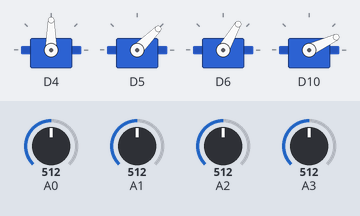
A sketch run on a simulated Arduino Zero (SAMD21). Parts: 4 × servo. The test bench sets the inputs (shaded band); at power-on: A0 = 512, A1 = 512, A3 = 512, A2 = 512.

Above: at 1.2 s.
1.3 s: A0 set to 427
2.8 s: A0 set to 394
At 3.6 s:
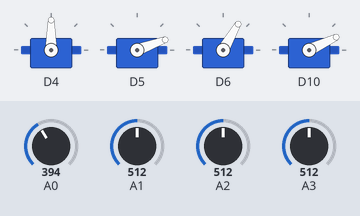
4.6 s: A1 set to 427
6.1 s: A1 set to 395
At 6.57 s:
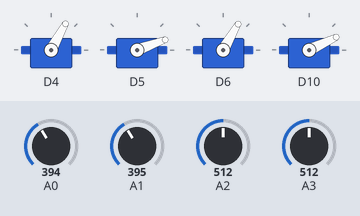
At 8.1 s:
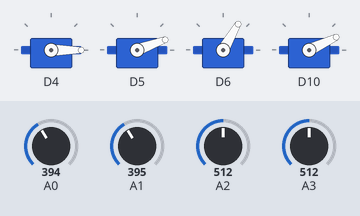
9.1 s: A3 set to 598
10.6 s: A3 set to 631
At 12.0 s:
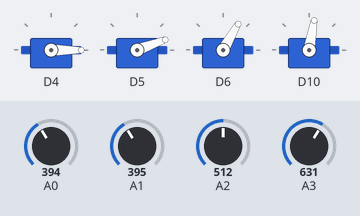
Timing chart, 0 to 13.6 s (numbered marks = the images above; inputs shaded):
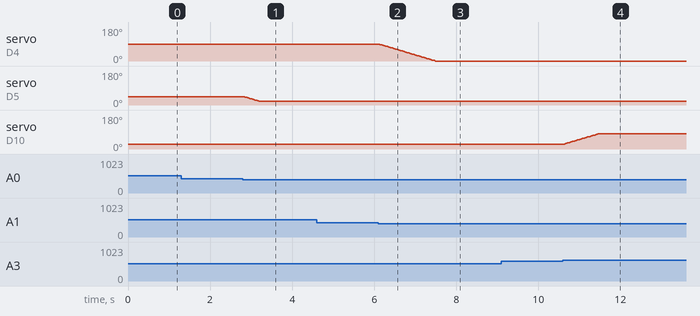

The sketch:

MeArm-joystick.ino
```cpp
/*
 * MeArm Joystick - This example demonstrates the working of MeArm robotic arm
   using ZeroDriver. The MeArm is controlled using two joysticks.

 * Reference: https://codebender.cc/sketch:169809#MeArm_Joy_NoLCD.ino

 * Author : Electronut Labs
 * Website  : electronut.in
*/

#include <Servo.h>

#define XPOS 0
#define YPOS 1

const int SERVOS = 4;
const int ACC = 10; // the accurancy of the potentiometer value before idle starts counting
int PIN[SERVOS], value[SERVOS], idle[SERVOS], currentAngle[SERVOS], MIN[SERVOS], MAX[SERVOS], INITANGLE[SERVOS], previousAngle[SERVOS],ANA[SERVOS];
Servo myservo[SERVOS];

void setup()   {
  SerialUSB.begin(57600);
  //Middle Servo
  PIN[0] = 4;
  MIN[0] = 0;
  MAX[0] = 180;
  INITANGLE[0] = 90;
  ANA[0] = 1;
  //Left Side
  PIN[1] = 5;
  MIN[1] = 20;
  MAX[1] = 170;
  INITANGLE[1] = 45;
  ANA[1] = 0;
  //Right Side
  PIN[2] = 6;
  MIN[2] = 30;
  MAX[2] = 150;
  INITANGLE[2] = 60;
  ANA[2] = 2;
  //Claw Servo
  PIN[3] = 10;
  MIN[3] = 0;
  MAX[3] = 80;
  INITANGLE[3] = 25;
  ANA[3] = 3;

  for (int i = 0; i < SERVOS; i++) {
    myservo[i].attach(PIN[i]);
    myservo[i].write(INITANGLE[i]);
    value[i] = 0;
    idle[i] = 0;
    previousAngle[i]=INITANGLE[i];
  }
}

void loop() {
  // Delay function to slow movement of arm down
  delay(15);
  for (int i = 0; i < SERVOS; i++) {
    // read analog values from joysticks.
    value[i] = analogRead(ANA[i]);
    // read current position of each servo.
    currentAngle[i] = myservo[i].read();

    if (value[i] > 612) {
      idle[i] = 0;
      // if current position less than maximum position, increment position.
      if (currentAngle[i] < MAX[i])
        ++currentAngle[i];
      if (!myservo[i].attached()) {
        myservo[i].attach(PIN[i]);
      }
      // set servos to the desired position.
      myservo[i].write(currentAngle[i]);
    }
    else if (value[i] < 412) {
      idle[i] = 0;
      // if current position greater than maximum position, decrement position.
      if (currentAngle[i] > MIN[i]) --currentAngle[i];
      if (!myservo[i].attached()) {
        myservo[i].attach(PIN[i]);
      }
      // set servos to the desired position.
      myservo[i].write(currentAngle[i]);
    }
    else {
      ++idle[i];
    }
    if (idle[i] > 100) {
      myservo[i].detach();
      idle[i] = 0;
    }
  }
}
```

Measured:
- the behaviour switches between 412 and 411 on A0 (found by bisection; images 0 and 1)
- the behaviour switches between 412 and 411 on A1 (found by bisection; images 1 and 2)
- the behaviour switches between 612 and 613 on A3 (found by bisection; images 3 and 4)
- after the input at 1.3 s, every drawn part: stays the same
- after the input at 2.8 s, servo on D5: moves from 45° to 20° over 0.37 s, starting at once
- after the input at 4.6 s, every drawn part: stays the same
- after the input at 6.1 s, servo on D4: moves from 90° to 0° over 1.4 s, starting at once
- after the input at 9.1 s, every drawn part: stays the same
- after the input at 10.6 s, servo on D10: moves from 25° to 80° over 0.84 s, starting at once
